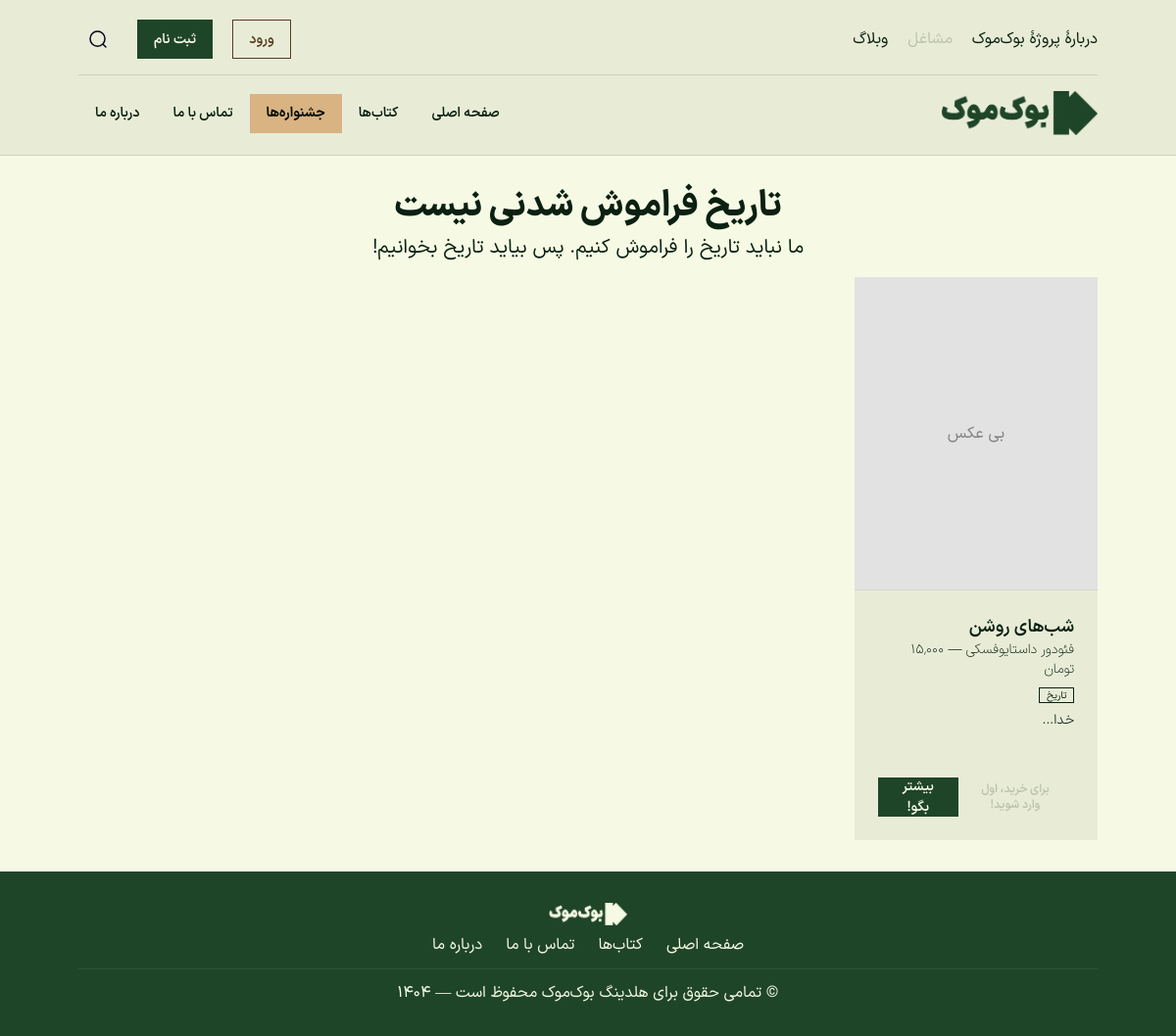
The app's page /campaigns/2 with its own data.
### tables this page shows
CREATE TABLE `campaigns` (
  `id` int NOT NULL AUTO_INCREMENT,
  `name` varchar(255) NOT NULL,
  `description` text,
  `start_date` date NOT NULL,
  `end_date` date DEFAULT NULL,
  `created_at` timestamp NULL DEFAULT CURRENT_TIMESTAMP,
  PRIMARY KEY (`id`)
);

### app/controllers/CampaignController.php (called while the page is built, shortened)
<?php
class CampaignController
{
  protected $db;
  public function __construct()
  {
    $config = require(base_path('config/db.php'));
    $this->db = new Database($config);
  }
  public function show(array $params): void
  {
    $campaigns_query = "
        WITH LimitedCampaignBooks AS (
            SELECT
                cb.campaign_id,
                b.id AS book_id,
                b.title,
                b.author,
                b.description,
                b.image,
                b.isbn,
                b.published_at,
                b.created_at,
                sb.price,
                sb.stock,
                ROW_NUMBER() OVER (PARTITION BY cb.campaign_id ORDER BY b.published_at DESC) AS row_num
            FROM campaign_books cb
            JOIN books b ON cb.book_id = b.id
            JOIN shopkeeper_books sb ON sb.book_id = b.id
        )
        SELECT
            c.id AS campaign_id,
            c.name,
            c.description,
            c.created_at,
            COUNT(DISTINCT cb.book_id) AS total_books,
            JSON_ARRAYAGG(
                JSON_OBJECT(
                    'book_id', lcb.book_id,
                    'title', lcb.title,
                    'author', lcb.author,
                    'description', lcb.description,
                    'image', lcb.image,
                    'isbn', lcb.isbn,
                    'created_at', lcb.created_at,
                    'published_at', lcb.published_at,
                    'price', lcb.price,
                    'stock', lcb.stock
                )
            ) AS campaign_books
        FROM campaigns c
        LEFT JOIN campaign_books cb ON c.id = cb.campaign_id
        LEFT JOIN LimitedCampaignBooks lcb ON c.id = lcb.campaign_id AND lcb.row_num <= 4
        WHERE c.id = ?
        GROUP BY c.id, c.name, c.description, c.created_at;
    ";
    $campaigns_data = $this->db->fetch_all_as_object($campaigns_query, [$params['campaign_id']]);
    $book_ids = [];
    foreach ($campaigns_data as $campaign) {
      $books = json_decode($campaign->campaign_books, true);
      foreach ($books as $book) {
        $book_ids[] = $book['book_id'];
      }
    }
    $book_ids = array_unique($book_ids);
    if (!empty($book_ids)) {
      foreach ($campaigns_data as &$campaign) {
        $books = json_decode($campaign->campaign_books, true);
        $campaign->campaign_books = $books;
      }
    }
    load_view('campaigns/show', ['c' => $campaigns_data[0]]);
  }
}

### index.php (called while the page is built, shortened)
<?php
require_once('./helpers.php');
require_once(base_path('framework/Session.php'));
require_once(base_path('framework/Database.php'));
require_once(base_path('framework/Router.php'));
$config = require(base_path('config/db.php'));
$router = new Router();
$uri = parse_url($_SERVER['REQUEST_URI'], PHP_URL_PATH);
$router->route($uri);

### config/db.php (called while the page is built)
<?php
return [
  'host' => '127.0.0.1',
  'username' => 'ahk',
  'password' => '@HK-developer2008',
  'dbName' => 'bookmook',
  'port' => 3306,
];

### framework/Database.php (called while the page is built, shortened)
<?php
class Database
{
  public $conn;
  public function __construct(array $config)
  {
    try {
      $this->conn = new mysqli(
        $config['host'],
        $config['username'],
        $config['password'],
        $config['dbName'],
        $config['port']
      );
      $this->conn->set_charset("utf8mb4");
    } catch (Exception $e) {
      throw new Exception("Database connection failed: " . $e->getMessage());
    }
  }
  public function query(string $query, array $params = [])
  {
    try {
      $statement = $this->conn->prepare($query);
      if (!empty($params)) {
        $types = '';
        $bindParams = [];
        foreach ($params as $param) {
          if (is_int($param)) {
            $types .= 'i';
          } elseif (is_float($param)) {
            $types .= 'd';
          } elseif (is_string($param)) {
            $types .= 's';
          } else {
            $types .= 'b';
          }
          $bindParams[] = $param;
        }
        $statement->bind_param($types, ...$bindParams);
      }
      $statement->execute();
      $result = $statement->get_result();
      return $result;
    } catch (Exception $e) {
      throw new Exception("Query failed to execute: " . $e->getMessage());
    }
  }
  public function fetch_all_as_object(string $query, array $params = []): array
  {
    $result = $this->query($query, $params);
    $objects = [];
    while ($row = $result->fetch_object()) {
      $objects[] = $row;
    }
    return $objects;
  }
}

### framework/Session.php (called while the page is built, shortened)
<?php
class Session
{
  public static function get(string $key, mixed $default = null): mixed
  {
    return isset($_SESSION[$key]) ? $_SESSION[$key] : $default;
  }
  public static function has(string $key): bool
  {
    return isset($_SESSION[$key]);
  }
}

### app/views/campaigns/show.view.php (the view, shortened to what this page needs)
<?= load_partial('top-layout', ['page_title' => 'جستجو', 'body_styles' => 'h-dvh flex justify-between flex-col']) ?>
<div>
  <?= load_partial('header') ?>
  <main class="space-y-36 px-20 py-8">
    <section class="w-full">
      <form action="/search/books" method="get">
        <div>
          <div class="flex flex-col gap-2 text-center">
            <h1 class="text-4xl font-extrabold"><?= $c->name ?></h1>
            <p class="text-xl">
              <?= $c->description ?>
            </p>
          </div>
      </form>
</div>
<div class="mt-4">
  <div class="grid grid-cols-4 gap-4">
    <?php foreach ($c->campaign_books as $book) : ?>
      <?php $book = (object) $book; ?>
      <?= load_component('product-card', ['book' => $book]) ?>
    <?php endforeach; ?>
  </div>
</div>
<?= load_partial('footer') ?>
<?= load_partial('bottom-layout') ?>

### framework/Router.php (shortened to what this page needs)
<?php
class Router
{
  protected $routes = [];
  private function register_route(string $method, string $uri, string $action, array $middleware = []): void
  {
    list($controller, $controller_method) = explode("@", $action);
    $this->routes[] = [
      'method' => $method,
      'uri' => $uri,
      'controller' => $controller,
      'controller_method' => $controller_method,
      'middleware' => $middleware
    ];
  }
  public function route(string $req_uri): void
  {
    $req_method = $_SERVER['REQUEST_METHOD'];
    foreach ($this->routes as $r) {
      $uri_segments = explode("/", trim($req_uri, "/"));
      $route_segments = explode("/", trim($r['uri'], '/'));
      if (
        count($uri_segments) == count($route_segments) and
        strtoupper($r['method']) == $req_method
      ) {
        $params = [];
        $match = true;
        $params_regex = "/\{(.+?)\}/";
        for ($i = 0; $i < count($uri_segments); $i++) {
          if (
            $route_segments[$i] != $uri_segments[$i] and
            !preg_match($params_regex, $route_segments[$i])
          ) {
            $match = false;
            break;
          }
          if (preg_match($params_regex, $route_segments[$i], $matches)) {
            $params[$matches[1]] = $uri_segments[$i];
          }
        }
        if ($match) {
          $controller_class = 'app\\controllers\\' . $r['controller'];
          $controller_method = $r['controller_method'];
          if (class_exists($controller_class)) {
            $controller_instance = new $controller_class;
            $controller_instance->$controller_method($params);
          } else {
            die("Controller class not found: " . $controller_class);
          }
        }
      }
    }
  }
}

### records on screen
campaigns: name "تاریخ فراموش شدنی نیست", description "ما نباید تاریخ را فراموش کنیم. پس بیاید تاریخ بخوانیم!"

### other values on screen
$book->title "شب‌های روشن"
$book->author "فئودور داستایوفسکی"
format_price($book->price) "۱۵٬۰۰۰ تومان"
$category "تاریخ"
$book->description "خدا..."
